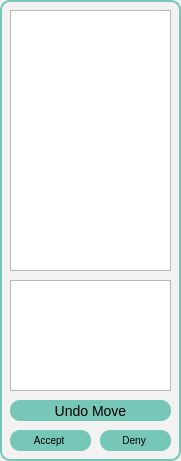
    <widget class="QGroupBox" name="NetworkgrpBox">
     <property name="geometry">
      <rect>
       <x>470</x>
       <y>120</y>
       <width>181</width>
       <height>461</height>
      </rect>
     </property>
     <property name="styleSheet">
      <string notr="true">QGroupBox {
    background-color: #f2f2f2; 
    border: 2px solid #76c7b7; 
    border-radius: 10px;
    padding: 10px;
    font-size: 14px;
}

QGroupBox::title {
    subcontrol-origin: margin;
    subcontrol-position: top left; 
    padding: 0 5px; 
    font-size: 10px;
    font-weight: bold; 
    color: #2c3e50;
	font-family: 'Comic Sans MS', cursive, sans-serif;
}</string>
     </property>
     <property name="title">
      <string/>
     </property>
     <widget class="QListWidget" name="lstMoveHistory">
      <property name="geometry">
       <rect>
        <x>10</x>
        <y>10</y>
        <width>161</width>
        <height>261</height>
       </rect>
      </property>
     </widget>
     <widget class="QListWidget" name="lstInGameConsole">
      <property name="geometry">
       <rect>
        <x>10</x>
        <y>280</y>
        <width>161</width>
        <height>111</height>
       </rect>
      </property>
     </widget>
     <widget class="QPushButton" name="pbUndo">
      <property name="geometry">
       <rect>
        <x>10</x>
        <y>400</y>
        <width>161</width>
        <height>21</height>
       </rect>
      </property>
      <property name="styleSheet">
       <string notr="true">QPushButton {
    background-color: #76c7b7; /* Light blue-green (teal) */
    color: black;
    border-radius: 10px;
    padding: 5px;
    font-size: 14px;
}

QPushButton:hover {
    background-color: #5bb7a5; /* Slightly darker teal for hover */
}

QPushButton:pressed {
    background-color: #4fa89a; /* Darker blue-green when pressed */
}

QPushButton:disabled {
    background-color: lightgrey;
    color: grey;
}</string>
      </property>
      <property name="text">
       <string>Undo Move</string>
      </property>
     </widget>
     <widget class="QPushButton" name="pbUndoDeny">
      <property name="geometry">
       <rect>
        <x>100</x>
        <y>430</y>
        <width>71</width>
        <height>21</height>
       </rect>
      </property>
      <property name="styleSheet">
       <string notr="true">QPushButton {
    background-color: #76c7b7; /* Light blue-green (teal) */
    color: black;
    border-radius: 10px;
    padding: 5px;
    font-size: 10px;
}

QPushButton:hover {
    background-color: #5bb7a5; /* Slightly darker teal for hover */
}

QPushButton:pressed {
    background-color: #4fa89a; /* Darker blue-green when pressed */
}

QPushButton:disabled {
    background-color: lightgrey;
    color: grey;
}</string>
      </property>
      <property name="text">
       <string>Deny </string>
      </property>
     </widget>
     <widget class="QPushButton" name="pbUndoAccept">
      <property name="geometry">
       <rect>
        <x>10</x>
        <y>430</y>
        <width>81</width>
        <height>21</height>
       </rect>
      </property>
      <property name="styleSheet">
       <string notr="true">QPushButton {
    background-color: #76c7b7; /* Light blue-green (teal) */
    color: black;
    border-radius: 10px;
    padding: 5px;
    font-size: 10px;
}

QPushButton:hover {
    background-color: #5bb7a5; /* Slightly darker teal for hover */
}

QPushButton:pressed {
    background-color: #4fa89a; /* Darker blue-green when pressed */
}

QPushButton:disabled {
    background-color: lightgrey;
    color: grey;
}</string>
      </property>
      <property name="text">
       <string>Accept </string>
      </property>
     </widget>
    </widget>
